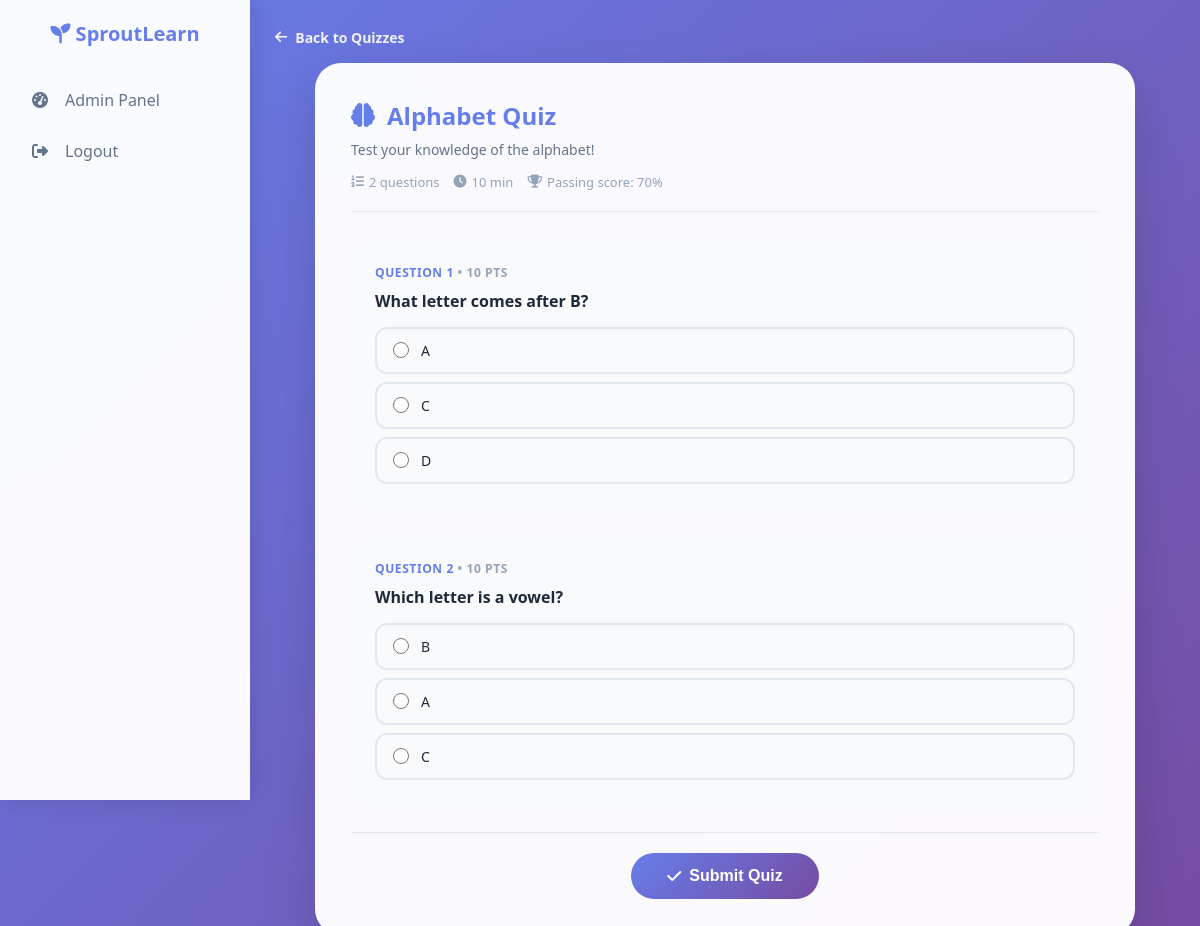
The app's page /quiz-start.php (signed in) with its own data.
### tables this page shows
CREATE TABLE IF NOT EXISTS quizzes (
    id            INT AUTO_INCREMENT PRIMARY KEY,
    lesson_id     INT          NULL,
    title         VARCHAR(150) NOT NULL,
    description   TEXT,
    time_limit    INT          DEFAULT 10,
    passing_score INT          DEFAULT 70,
    is_active     TINYINT(1)   DEFAULT 1,
    created_at    TIMESTAMP    DEFAULT CURRENT_TIMESTAMP,
    FOREIGN KEY (lesson_id) REFERENCES lessons(id) ON DELETE SET NULL
);

CREATE TABLE IF NOT EXISTS quiz_questions (
    id             INT AUTO_INCREMENT PRIMARY KEY,
    quiz_id        INT  NOT NULL,
    question_text  TEXT NOT NULL,
    points         INT  DEFAULT 10,
    question_order INT  DEFAULT 0,
    image_path     VARCHAR(255) NULL,
    FOREIGN KEY (quiz_id) REFERENCES quizzes(id) ON DELETE CASCADE
);

CREATE TABLE IF NOT EXISTS quiz_options (
    id           INT AUTO_INCREMENT PRIMARY KEY,
    question_id  INT          NOT NULL,
    option_text  VARCHAR(255) NOT NULL,
    is_correct   TINYINT(1)   DEFAULT 0,
    option_order INT          DEFAULT 0,
    FOREIGN KEY (question_id) REFERENCES quiz_questions(id) ON DELETE CASCADE
);

### config.php (called while the page is built, shortened)
<?php
function getDBConnection() {
    try {
        $pdo = new PDO("mysql:host=".DB_HOST.";dbname=".DB_NAME.";charset=utf8mb4", DB_USER, DB_PASS);
        $pdo->setAttribute(PDO::ATTR_ERRMODE, PDO::ERRMODE_EXCEPTION);
        return $pdo;
    } catch(PDOException $e) {
        error_log('DB connection failed: ' . $e->getMessage());
        return null;
    }
}
function getQuizById($id) {
    $pdo = getDBConnection(); if(!$pdo) return null;
    $stmt = $pdo->prepare("SELECT * FROM quizzes WHERE id=?");
    $stmt->execute([$id]);
    return $stmt->fetch();
}
function getQuizQuestions($quiz_id) {
    $pdo = getDBConnection(); if(!$pdo) return [];
    $stmt = $pdo->prepare("SELECT * FROM quiz_questions WHERE quiz_id=? ORDER BY question_order");
    $stmt->execute([$quiz_id]);
    $questions = $stmt->fetchAll();
    foreach($questions as &$q) {
        $stmt2 = $pdo->prepare("SELECT * FROM quiz_options WHERE question_id=? ORDER BY option_order");
        $stmt2->execute([$q['id']]);
        $q['options'] = $stmt2->fetchAll();
    }
    return $questions;
}
?>

### quiz-start.php (the view, shortened to what this page needs)
<?php
require_once 'config.php';
$quiz_id   = (int)($_GET['id'] ?? 1);
$quiz      = getQuizById($quiz_id);
$questions = getQuizQuestions($quiz_id);
?>
<!DOCTYPE html>
<html lang="en">
<head>
    <link rel="stylesheet" href="https://cdnjs.cloudflare.com/ajax/libs/font-awesome/6.4.0/css/all.min.css">
</head>
<body>
<div class="particles"><div class="particle"></div><div class="particle"></div><div class="particle"></div><div class="particle"></div><div class="particle"></div><div class="particle"></div></div>
<div class="sidebar"><?php include 'sidebar.php'; ?></div>
<div class="main-content">
    <a href="quizzes.php" class="btn-back"><i class="fas fa-arrow-left"></i> Back to Quizzes</a>
    <div class="quiz-container">
        <h1 class="quiz-title"><i class="fas fa-brain"></i> <?= htmlspecialchars($quiz['title']) ?></h1>
        <?php if(!empty($quiz['description'])): ?>
        <p style="color:#64748b;font-size:14px;margin-bottom:14px;"><?= htmlspecialchars($quiz['description']) ?></p>
        <?php endif; ?>
        <div class="quiz-meta">
            <span class="meta-tag"><i class="fas fa-list-ol"></i> <?= count($questions) ?> questions</span>
            <span class="meta-tag"><i class="fas fa-clock"></i> <?= (int)$quiz['time_limit'] ?> min</span>
            <span class="meta-tag"><i class="fas fa-trophy"></i> Passing score: <?= (int)$quiz['passing_score'] ?>%</span>
        </div>
        <?php if(empty($questions)): ?>
        <p style="color:#94a3b8;text-align:center;padding:20px;">No questions found for this quiz.</p>
        <?php else: ?>
        <form method="POST">
            <?php foreach($questions as $idx=>$q): ?>
            <div class="question-card">
                <p class="question-num">Question <?= ($idx+1) ?> <span class="question-points">&bull; <?= (int)$q['points'] ?> pt<?= $q['points']!=1?'s':'' ?></span></p>
                <p class="question-text"><?= htmlspecialchars($q['question_text']) ?></p>
                <?php foreach($q['options'] as $oidx=>$opt): ?>
                <label class="option-label">
                    <input type="radio" name="q<?= (int)$q['id'] ?>" value="<?= (int)$opt['id'] ?>" <?= $oidx===0?'required':''?> onchange="this.form.querySelectorAll('[name=q<?= (int)$q['id'] ?>]').forEach(r=>r.removeAttribute('required'))">
                    <?= htmlspecialchars($opt['option_text']) ?>
                </label>
                <?php endforeach; ?>
            </div>
            <?php endforeach; ?>
            <div class="submit-area">
                <button type="submit" class="btn"><i class="fas fa-check"></i> Submit Quiz</button>
            </div>
        </form>
        <?php endif; ?>
    </div>
</div>
</body>
</html>

### quiz-start.php (style rules this page uses)
:root { --primary:#667eea;--secondary:#764ba2;--white:#fff;--text:#1e293b; }
* { margin:0;padding:0;box-sizing:border-box; }
body { font-family:'Segoe UI',sans-serif; background:linear-gradient(135deg,#667eea,#764ba2,#f093fb,#4facfe,#43e97b); background-size:400% 400%; animation:gradientBG 14s ease infinite; min-height:100vh; }
.particles { position:fixed;top:0;left:0;width:100%;height:100%;pointer-events:none;z-index:0;overflow:hidden; }
.sidebar { width:250px;background:rgba(255,255,255,0.97);backdrop-filter:blur(16px);position:fixed;height:100vh;padding:20px 0;box-shadow:2px 0 24px rgba(0,0,0,0.12);z-index:100; }
.main-content { margin-left:250px;padding:25px;position:relative;z-index:1; }
.btn-back { display:inline-flex;align-items:center;gap:8px;color:rgba(255,255,255,0.9);text-decoration:none;font-weight:600;margin-bottom:16px;font-size:14px;transition:color 0.2s; }
.quiz-container { background:rgba(255,255,255,0.97);backdrop-filter:blur(10px);border-radius:26px;padding:36px;max-width:820px;margin:0 auto;box-shadow:0 20px 50px rgba(0,0,0,0.15);animation:fadeSlideIn 0.6s ease; }
.quiz-title { font-size:24px;color:var(--primary);margin-bottom:8px;display:flex;align-items:center;gap:12px; }
.quiz-meta { display:flex;flex-wrap:wrap;gap:14px;margin-bottom:28px;padding-bottom:20px;border-bottom:1px solid #e2e8f0; }
.meta-tag { display:inline-flex;align-items:center;gap:5px;font-size:13px;color:#94a3b8;font-weight:500; }
.question-card { background:#f8fafc;border-radius:18px;padding:22px;margin-bottom:20px;border:2px solid transparent;transition:border-color 0.2s; }
.question-num { font-size:12px;font-weight:700;color:var(--primary);text-transform:uppercase;letter-spacing:0.05em;margin-bottom:8px; }
.question-text { font-size:16px;font-weight:600;color:var(--text);margin-bottom:14px;line-height:1.5; }
.question-points { font-size:12px;color:#94a3b8; }
.option-label { display:flex;align-items:center;gap:12px;padding:12px 16px;border-radius:12px;cursor:pointer;margin-bottom:8px;border:2px solid #e2e8f0;transition:all 0.2s;font-size:14px;color:var(--text); }
.option-label input[type=radio] { accent-color:var(--primary);width:16px;height:16px;flex-shrink:0; }
.submit-area { text-align:center;padding-top:20px;border-top:1px solid #e2e8f0;margin-top:10px; }
.btn { display:inline-flex;align-items:center;gap:8px;background:linear-gradient(135deg,var(--primary),var(--secondary));color:white;padding:14px 36px;border-radius:50px;font-weight:700;font-size:16px;border:none;cursor:pointer;transition:transform 0.2s,box-shadow 0.2s; }

### records on screen
quizzes: title "Alphabet Quiz", description "Test your knowledge of the alphabet!", time_limit "10", passing_score "70"
quiz_questions: points "10", shows "S", question_text "What letter comes after B?"
quiz_options: option_text "A"
quiz_options: option_text "C"
quiz_options: option_text "D"
quiz_questions: points "10", shows "S", question_text "Which letter is a vowel?"
quiz_options: option_text "B"
quiz_options: option_text "A"
quiz_options: option_text "C"

### other values on screen
count($questions) "2"
